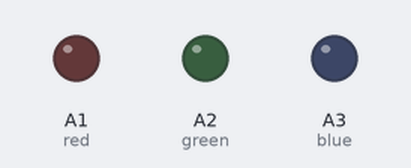
A sketch run on a simulated Arduino Uno, built with avr-gcc and run on an emulated ATmega328P. Parts: output pins drawn as LEDs (lit = HIGH).

Above: at 1.2 s.
At 3.8 s:
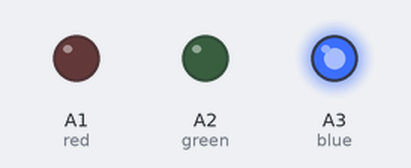
Timing chart, 0 to 6.6 s (numbered marks = the images above):
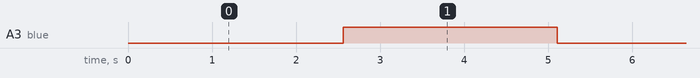

Measured:
- by itself, A3 (blue): alternates HIGH for 2.5 s and LOW for 2.6 s

The sketch:

led9.ino
```cpp
/*
*彩虹灯
*
*/

byte red = A1;
byte green = A2;
byte blue = A3;
void setup()
{
	pinMode(red,OUTPUT);
	pinMode(green,OUTPUT);
	pinMode(blue,OUTPUT);
}

void loop()
{
	byte i,j,k;
	for(i=0;i<255;i++)
		for(j=0;j<255;j++)
			for(k=0;k<255;k++){
				analogWrite(red,i);
				analogWrite(green,j);
				analogWrite(blue,k);
				delay(20);
			}
}
```
